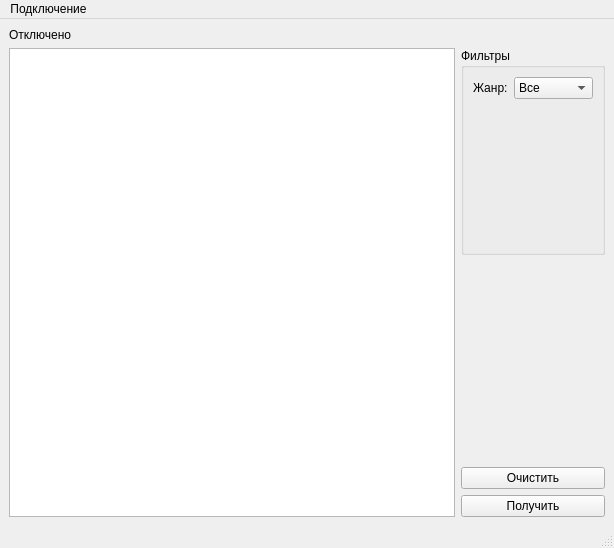
<?xml version="1.0" encoding="UTF-8"?>
<ui version="4.0">
 <class>MainWindow</class>
 <widget class="QMainWindow" name="MainWindow">
  <property name="geometry">
   <rect>
    <x>0</x>
    <y>0</y>
    <width>614</width>
    <height>548</height>
   </rect>
  </property>
  <property name="sizePolicy">
   <sizepolicy hsizetype="Preferred" vsizetype="Expanding">
    <horstretch>0</horstretch>
    <verstretch>0</verstretch>
   </sizepolicy>
  </property>
  <property name="windowTitle">
   <string>MainWindow</string>
  </property>
  <widget class="QWidget" name="centralwidget">
   <layout class="QGridLayout" name="gridLayout">
    <item row="4" column="1">
     <widget class="QPushButton" name="pb_request">
      <property name="sizePolicy">
       <sizepolicy hsizetype="Minimum" vsizetype="Maximum">
        <horstretch>0</horstretch>
        <verstretch>0</verstretch>
       </sizepolicy>
      </property>
      <property name="text">
       <string>Получить</string>
      </property>
     </widget>
    </item>
    <item row="1" column="1">
     <widget class="QGroupBox" name="gb_filters">
      <property name="sizePolicy">
       <sizepolicy hsizetype="Preferred" vsizetype="Minimum">
        <horstretch>0</horstretch>
        <verstretch>0</verstretch>
       </sizepolicy>
      </property>
      <property name="title">
       <string>Фильтры</string>
      </property>
      <layout class="QFormLayout" name="formLayout">
       <item row="0" column="0">
        <widget class="QLabel" name="lb_category">
         <property name="text">
          <string>Жанр:</string>
         </property>
        </widget>
       </item>
       <item row="0" column="1">
        <widget class="QComboBox" name="cb_category">
         <item>
          <property name="text">
           <string>Все</string>
          </property>
         </item>
         <item>
          <property name="text">
           <string>Комедия</string>
          </property>
         </item>
         <item>
          <property name="text">
           <string>Ужасы</string>
          </property>
         </item>
        </widget>
       </item>
      </layout>
     </widget>
    </item>
    <item row="2" column="1">
     <spacer name="verticalSpacer">
      <property name="orientation">
       <enum>Qt::Orientation::Vertical</enum>
      </property>
      <property name="sizeType">
       <enum>QSizePolicy::Policy::Minimum</enum>
      </property>
      <property name="sizeHint" stdset="0">
       <size>
        <width>20</width>
        <height>40</height>
       </size>
      </property>
     </spacer>
    </item>
    <item row="1" column="0" rowspan="4">
     <widget class="QTableWidget" name="tableWidget">
      <property name="sizePolicy">
       <sizepolicy hsizetype="Expanding" vsizetype="Expanding">
        <horstretch>0</horstretch>
        <verstretch>0</verstretch>
       </sizepolicy>
      </property>
     </widget>
    </item>
    <item row="3" column="1">
     <widget class="QPushButton" name="pb_clear">
      <property name="sizePolicy">
       <sizepolicy hsizetype="Minimum" vsizetype="Maximum">
        <horstretch>0</horstretch>
        <verstretch>0</verstretch>
       </sizepolicy>
      </property>
      <property name="text">
       <string>Очистить</string>
      </property>
     </widget>
    </item>
    <item row="0" column="0">
     <widget class="QLabel" name="lb_statusConnect">
      <property name="sizePolicy">
       <sizepolicy hsizetype="Preferred" vsizetype="Maximum">
        <horstretch>0</horstretch>
        <verstretch>0</verstretch>
       </sizepolicy>
      </property>
      <property name="text">
       <string>Отключено</string>
      </property>
     </widget>
    </item>
   </layout>
  </widget>
  <widget class="QMenuBar" name="menubar">
   <property name="geometry">
    <rect>
     <x>0</x>
     <y>0</y>
     <width>614</width>
     <height>24</height>
    </rect>
   </property>
   <widget class="QMenu" name="menu">
    <property name="title">
     <string>Подключение</string>
    </property>
    <addaction name="act_addData"/>
    <addaction name="separator"/>
    <addaction name="act_connect"/>
   </widget>
   <addaction name="menu"/>
  </widget>
  <widget class="QStatusBar" name="statusbar"/>
  <action name="act_connect">
   <property name="text">
    <string>Подключиться</string>
   </property>
  </action>
  <action name="act_addData">
   <property name="text">
    <string>Ввести данные</string>
   </property>
  </action>
 </widget>
 <resources/>
 <connections>
  <connection>
   <sender>pb_clear</sender>
   <signal>clicked()</signal>
   <receiver>tableWidget</receiver>
   <slot>clear()</slot>
   <hints>
    <hint type="sourcelabel">
     <x>374</x>
     <y>486</y>
    </hint>
    <hint type="destinationlabel">
     <x>200</x>
     <y>482</y>
    </hint>
   </hints>
  </connection>
 </connections>
</ui>
